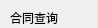
                <widget class="QWidget" name="scrollAreaWidgetContents_12">
                 <property name="geometry">
                  <rect>
                   <x>0</x>
                   <y>0</y>
                   <width>98</width>
                   <height>28</height>
                  </rect>
                 </property>
                 <widget class="QLabel" name="label_65">
                  <property name="geometry">
                   <rect>
                    <x>10</x>
                    <y>10</y>
                    <width>58</width>
                    <height>15</height>
                   </rect>
                  </property>
                  <property name="text">
                   <string>合同查询</string>
                  </property>
                 </widget>
                 <widget class="QLabel" name="label_98">
                  <property name="geometry">
                   <rect>
                    <x>20</x>
                    <y>70</y>
                    <width>71</width>
                    <height>41</height>
                   </rect>
                  </property>
                  <property name="font">
                   <font>
                    <family>微软雅黑</family>
                    <pointsize>10</pointsize>
                   </font>
                  </property>
                  <property name="text">
                   <string>查询：</string>
                  </property>
                  <property name="alignment">
                   <set>Qt::AlignCenter</set>
                  </property>
                 </widget>
                 <widget class="QLabel" name="label_99">
                  <property name="geometry">
                   <rect>
                    <x>20</x>
                    <y>140</y>
                    <width>71</width>
                    <height>41</height>
                   </rect>
                  </property>
                  <property name="font">
                   <font>
                    <family>微软雅黑</family>
                    <pointsize>10</pointsize>
                   </font>
                  </property>
                  <property name="text">
                   <string>数据表：</string>
                  </property>
                  <property name="alignment">
                   <set>Qt::AlignCenter</set>
                  </property>
                 </widget>
                 <widget class="QLineEdit" name="lineEdit_search_contract">
                  <property name="geometry">
                   <rect>
                    <x>100</x>
                    <y>70</y>
                    <width>301</width>
                    <height>41</height>
                   </rect>
                  </property>
                  <property name="styleSheet">
                   <string notr="true">background-color: rgba(255, 255, 255, 100);</string>
                  </property>
                  <property name="text">
                   <string/>
                  </property>
                  <property name="placeholderText">
                   <string>可按数据表各列数据查找</string>
                  </property>
                 </widget>
                 <widget class="QTableWidget" name="tableWidget_contract">
                  <property name="geometry">
                   <rect>
                    <x>10</x>
                    <y>180</y>
                    <width>801</width>
                    <height>331</height>
                   </rect>
                  </property>
                  <property name="styleSheet">
                   <string notr="true">background-color: rgba(255, 255, 255, 100);</string>
                  </property>
                  <property name="selectionBehavior">
                   <enum>QAbstractItemView::SelectRows</enum>
                  </property>
                  <attribute name="horizontalHeaderStretchLastSection">
                   <bool>true</bool>
                  </attribute>
                  <column>
                   <property name="text">
                    <string>合同编号</string>
                   </property>
                  </column>
                  <column>
                   <property name="text">
                    <string>合同类别编号</string>
                   </property>
                  </column>
                  <column>
                   <property name="text">
                    <string>合同类别</string>
                   </property>
                  </column>
                  <column>
                   <property name="text">
                    <string>提交人</string>
                   </property>
                  </column>
                  <column>
                   <property name="text">
                    <string>提交时间</string>
                   </property>
                  </column>
                 </widget>
                 <widget class="QPushButton" name="pushButton_del_all_contract">
                  <property name="geometry">
                   <rect>
                    <x>682</x>
                    <y>520</y>
                    <width>121</width>
                    <height>28</height>
                   </rect>
                  </property>
                  <property name="text">
                   <string>删除所有合同</string>
                  </property>
                 </widget>
                </widget>
